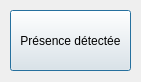
<?xml version="1.0" encoding="UTF-8"?>
<ui version="4.0">
 <class>Detecteur</class>
 <widget class="QDialog" name="Detecteur">
  <property name="geometry">
   <rect>
    <x>0</x>
    <y>0</y>
    <width>141</width>
    <height>82</height>
   </rect>
  </property>
  <property name="windowTitle">
   <string>Dialog</string>
  </property>
  <widget class="QPushButton" name="pushButton">
   <property name="geometry">
    <rect>
     <x>10</x>
     <y>10</y>
     <width>121</width>
     <height>61</height>
    </rect>
   </property>
   <property name="text">
    <string>Présence détectée</string>
   </property>
  </widget>
 </widget>
 <resources/>
 <connections/>
</ui>
